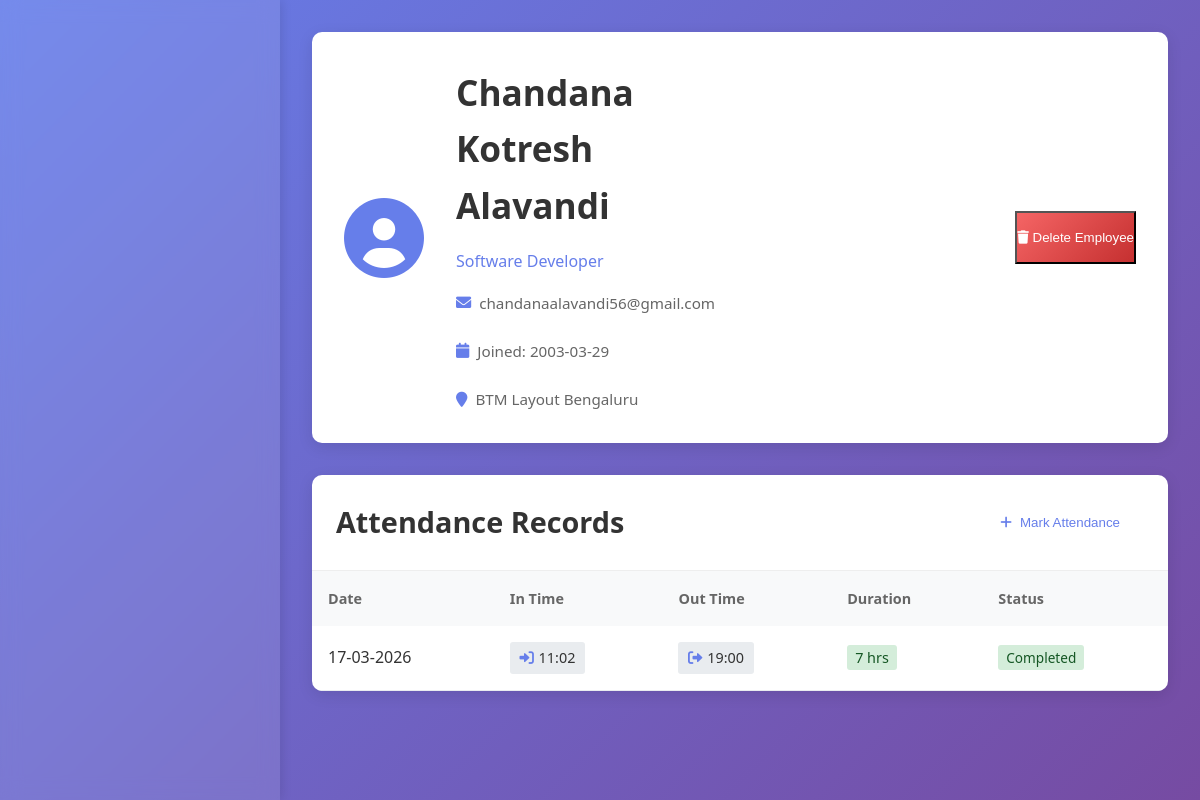
The page /employee/2 on the database its author committed.
### models.py (models this page shows, shortened)
class Employee(db.Model):
    __tablename__ = 'employees'
    id = db.Column(db.Integer, primary_key=True)
    name = db.Column(db.String(100), nullable=False)
    email = db.Column(db.String(100), unique=True, nullable=False)
    address = db.Column(db.Text, nullable=False)
    designation = db.Column(db.String(100), nullable=False)
    department = db.Column(db.String(100), nullable=False)
    date_of_joining = db.Column(db.Date, nullable=False)
    created_at = db.Column(db.DateTime, default=datetime.utcnow)
    attendances = db.relationship('Attendance', backref='employee', lazy=True, cascade='all, delete-orphan')

class Attendance(db.Model):
    __tablename__ = 'attendances'
    id = db.Column(db.Integer, primary_key=True)
    employee_id = db.Column(db.Integer, db.ForeignKey('employees.id'), nullable=False)
    date = db.Column(db.Date, nullable=False)
    in_time = db.Column(db.DateTime, nullable=False)
    out_time = db.Column(db.DateTime, nullable=True)
    created_at = db.Column(db.DateTime, default=datetime.utcnow)
    __table_args__ = (db.UniqueConstraint('employee_id', 'date', name='unique_employee_attendance'),)

### app.py (the view)
@app.route('/employee/<int:employee_id>')
def employee_detail(employee_id):
    employee = db.session.get(Employee, employee_id)
    if not employee:
        return "Employee not found", 404
    attendances = Attendance.query.filter_by(employee_id=employee_id).order_by(Attendance.date.desc()).all()
    return render_template('employee_detail.html', employee=employee, attendances=attendances)

### templates/employee_detail.html (shortened to what this page needs)
<!DOCTYPE html>
<html lang="en">
<head>
    <link rel="stylesheet" href="{{ url_for('static', filename='style.css') }}">
    <link rel="stylesheet" href="https://cdnjs.cloudflare.com/ajax/libs/font-awesome/6.0.0/css/all.min.css">
</head>
<body>
    <div class="dashboard">
        <aside class="sidebar">
        </aside>
        <main class="main-content">
            <div class="employee-profile-header">
                <div class="profile-avatar">
                    <i class="fas fa-user-circle"></i>
                </div>
                <div class="profile-info">
                    <h1>{{ employee.name }}</h1>
                    <p class="designation">{{ employee.designation }}</p>
                    <div class="profile-meta">
                        <span><i class="fas fa-envelope"></i> {{ employee.email }}</span>
                        <span><i class="fas fa-calendar"></i> Joined: {{ employee.date_of_joining }}</span>
                        <span><i class="fas fa-map-marker"></i> {{ employee.address }}</span>
                    </div>
                </div>
                <div class="profile-actions">
                    <a href="/employees" class="btn-secondary">
                        <i class="fas fa-arrow-left"></i> Back to Employees
                    </a>
                    <button onclick="deleteEmployee({{ employee.id }})" class="btn-danger">
                        <i class="fas fa-trash"></i> Delete Employee
                    </button>
                </div>
            </div>
            <div class="card">
                <div class="card-header">
                    <h2>Attendance Records</h2>
                    <button class="btn-primary" onclick="showMarkAttendanceForm()">
                        <i class="fas fa-plus"></i> Mark Attendance
                    </button>
                </div>
                <div class="table-responsive">
                    <table class="modern-table">
                        <thead>
                            <tr>
                                <th>Date</th>
                                <th>In Time</th>
                                <th>Out Time</th>
                                <th>Duration</th>
                                <th>Status</th>
                            </tr>
                        </thead>
                        <tbody id="attendanceTableBody">
                            {% if attendances %}
                                {% for attendance in attendances %}
                                <tr>
                                    <td>{{ attendance.date.strftime('%d-%m-%Y') }}</td>
                                    <td>
                                        <span class="time-badge">
                                            <i class="fas fa-sign-in-alt"></i>
                                            {{ attendance.in_time.strftime('%H:%M') }}
                                        </span>
                                    </td>
                                    <td>
                                        {% if attendance.out_time %}
                                            <span class="time-badge">
                                                <i class="fas fa-sign-out-alt"></i>
                                                {{ attendance.out_time.strftime('%H:%M') }}
                                            </span>
                                        {% else %}
                                            <span class="badge-warning">Not marked</span>
                                        {% endif %}
                                    </td>
                                    <td>
                                        {% if attendance.out_time %}
                                            {% set duration = (attendance.out_time - attendance.in_time).total_seconds() // 3600 %}
                                            <span class="duration-badge">{{ duration|int }} hrs</span>
                                        {% else %}
                                            -
                                        {% endif %}
                                    </td>
                                    <td>
                                        {% if attendance.out_time %}
                                            <span class="status-badge completed">Completed</span>
                                        {% else %}
                                            <span class="status-badge pending">Pending</span>
                                        {% endif %}
                                    </td>
                                </tr>
                                {% endfor %}
                            {% endif %}
                        </tbody>
                    </table>
                </div>
            </div>
        </main>
    </div>
</body>
</html>

### static/style.css (style rules this page uses)
* { margin: 0; padding: 0; box-sizing: border-box; }
body { font-family: 'Segoe UI', Tahoma, Geneva, Verdana, sans-serif; line-height: 1.6; background-color: #f8f9fa; color: #333; }
h1 { color: #2c3e50; margin-bottom: 1.5rem; font-size: 2.2rem; border-bottom: 3px solid #007bff; padding-bottom: 0.5rem; display: inline-block; }
h2 { color: #34495e; margin-bottom: 1rem; font-size: 1.8rem; }
.btn-danger { background: linear-gradient(135deg, #f56565 0%, #c53030 100%); }
.dashboard { display: flex; min-height: 100vh; background: linear-gradient(135deg, #667eea 0%, #764ba2 100%); }
.sidebar { width: 280px; background: rgba(255, 255, 255, 0.1); backdrop-filter: blur(10px); color: white; padding: 2rem 0; box-shadow: 2px 0 10px rgba(0,0,0,0.1); }
.main-content { flex: 1; padding: 2rem; overflow-y: auto; }
.card { background: white; border-radius: 10px; box-shadow: 0 4px 15px rgba(0,0,0,0.1); overflow: hidden; }
.card-header { padding: 1.5rem; border-bottom: 1px solid #eee; display: flex; justify-content: space-between; align-items: center; }
.card-header h2, .card-header h3 { margin: 0; color: #333; }
.btn-primary { display: inline-flex; align-items: center; gap: 0.5rem; padding: 0.8rem 1.5rem; background: white; color: #667eea; text-decoration: none; border-radius: 5px; font-weight: 500; transition: all 0.3s ease; border: none; cursor: pointer; }
.btn-secondary { display: inline-flex; align-items: center; gap: 0.5rem; padding: 0.8rem 1.5rem; background: rgba(255,255,255,0.2); color: white; text-decoration: none; border-radius: 5px; font-weight: 500; transition: all 0.3s ease; border: 1px solid rgba(255,255,255,0.3); cursor: pointer; }
.btn-danger { background: linear-gradient(135deg, #f56565 0%, #c53030 100%); color: white; }
.employee-profile-header { background: white; border-radius: 10px; padding: 2rem; display: flex; align-items: center; gap: 2rem; margin-bottom: 2rem; box-shadow: 0 4px 15px rgba(0,0,0,0.1); }
.profile-avatar i { font-size: 5rem; color: #667eea; }
.profile-info { flex: 1; }
.profile-info h1 { margin-bottom: 0.5rem; color: #333; border-bottom: none; }
.profile-info .designation { color: #667eea; font-weight: 500; margin-bottom: 1rem; }
.profile-meta { display: flex; gap: 1.5rem; flex-wrap: wrap; }
.profile-meta span { display: flex; align-items: center; gap: 0.5rem; color: #666; font-size: 0.95rem; }
.profile-meta i { color: #667eea; }
.profile-actions { display: flex; gap: 1rem; }
.time-badge { display: inline-flex; align-items: center; gap: 0.3rem; padding: 0.3rem 0.6rem; background: #e9ecef; border-radius: 3px; font-size: 0.9rem; }
.time-badge i { color: #667eea; }
.duration-badge { padding: 0.2rem 0.5rem; background: #d4edda; color: #155724; border-radius: 3px; font-size: 0.9rem; }
.status-badge { padding: 0.2rem 0.5rem; border-radius: 3px; font-size: 0.85rem; }
.status-badge.completed { background: #d4edda; color: #155724; }
.modern-table { width: 100%; border-collapse: collapse; }
.modern-table th { text-align: left; padding: 1rem; background: #f8f9fa; color: #666; font-weight: 600; font-size: 0.9rem; }
.modern-table td { padding: 1rem; border-bottom: 1px solid #e9ecef; color: #333; }

### rows shown on the page
Employee: name "Chandana Kotresh Alavandi", designation "Software Developer", email "chandanaalavandi56@gmail.com", date_of_joining "2003-03-29", address "BTM Layout Bengaluru"
Attendance: date "17-03-2026", in_time "11:02", out_time "19:00", duration "7", shows "Completed"
